Frame 1 (no input): blank canvas, image omitted
Frame 60 (no input): blank canvas, image omitted
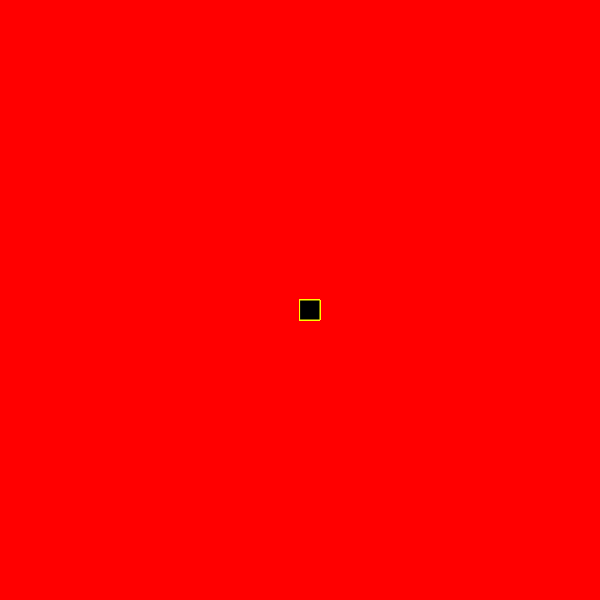
Frame 120 (the mouse pressed at the canvas centre since frame 60)

The p5.js sketch whose frames 1 and 60 were blank and that drew this single picture after the mouse press (run headless with seeded random() and noise() and a simulated clock; from frame 60 on, the mouse is pressed at the canvas centre):

// p5.js sketch
// ── sketch.js
function setup() {
    createCanvas(600, 600);
   background("red");
  }
  
  function draw() {
    
    stroke("yellow");
    fill("black");
    
    //console.log(mouseIsPressed);
    
    if(mouseIsPressed){
      rect(mouseX,mouseY,20,20);
      
    }
   }
